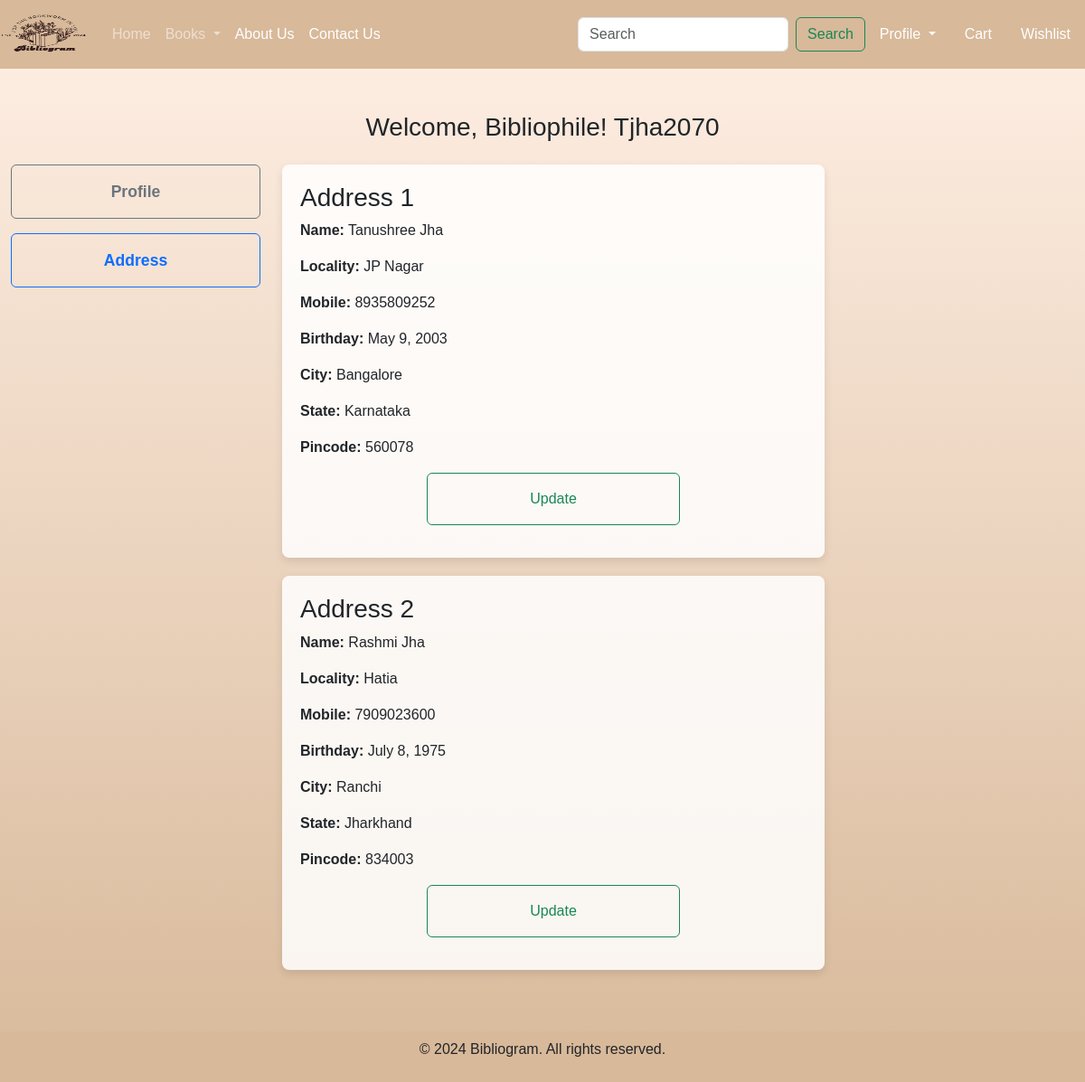
The page /address/ (signed in) on the database its author committed.
### app/models.py (models this page shows, shortened)
class Customer(models.Model):
    user = models.ForeignKey(User, on_delete=models.CASCADE)
    name = models.CharField(max_length=200)
    birthday = models.DateField(null=True, blank=True)
    locality = models.CharField(max_length=400)
    city = models.CharField(max_length=100)
    mobile = models.IntegerField(default=0)
    zipcode = models.IntegerField()
    state = models.CharField(choices=STATE_CHOICES, max_length=100)

### app/views.py (the view)
# urls.py: path("address/",address, name='address'),
def address(request):
    totalitem = 0
    if request.user.is_authenticated:
        totalitem = len(Cart.objects.filter(user=request.user))
    add = Customer.objects.filter(user=request.user)
    return render(request, 'address.html', locals())

### app/templates/address.html (shortened to what this page needs)
{% extends 'base.html' %}
{% load static %}
{% block main-content %}
<div class="container my-5">
    <div class="row">
        <h3 class="mb-4 text-center">Welcome, Bibliophile! <span class="text-capitalize">{{ request.user }}</span></h3>
    </div>
    <div class="row">
        <div class="col-md-3">
            <ul class="sidebar-navigation">
                <li class="d-grid mb-3">
                    <a href="{% url 'profile' %}" class="btn btn-outline-secondary w-100 py-3 btn-profile">Profile</a>
                </li>
                <li class="d-grid">
                    <a href="{% url 'address' %}" class="btn btn-outline-primary w-100 py-3 btn-address">Address</a>
                </li>
            </ul>
        </div>
        <div class="col-md-8">
            <div class="row">
                {% for ad in add %}
                <div class="col-md-12">
                    <div class="profile-form-container">
                        <h3>Address {{forloop.counter}}</h3>
                        <p><strong>Name:</strong> {{ad.name}}</p>
                        <p><strong>Locality:</strong> {{ad.locality}}</p>
                        <p><strong>Mobile:</strong> {{ad.mobile}}</p>
                        <p><strong>Birthday:</strong> {{ad.birthday}}</p>
                        <p><strong>City:</strong> {{ad.city}}</p>
                        <p><strong>State:</strong> {{ad.state}}</p>
                        <p><strong>Pincode:</strong> {{ad.zipcode}}</p>
                        <p class="text-center"><a href="{% url 'UpdateAddress' pk=ad.id %}" type="button" class="btn btn-outline-success w-50 py-3">Update</a> </p>
                    </div>
                </div>
                {% endfor %}
            </div>
        </div>
    </div>
</div>
{% endblock main-content %}

### app/templates/base.html (shortened to what this page needs)
<!DOCTYPE html>
{% load static %}
<html lang="en">
    <head>
        <link href="https://cdn.jsdelivr.net/npm/bootstrap@5.3.3/dist/css/bootstrap.min.css" rel="stylesheet">
        <link href="https://cdnjs.cloudflare.com/ajax/libs/font-awesome/6.0.0-beta3/css/all.min.css" rel="stylesheet">
        <link rel="stylesheet" href="{% static 'app/css/owl.carousel.min.css' %}" />
        <link rel="stylesheet" href="{% static 'app/css/all.min.css' %}" />
        <link rel="stylesheet" href="{% static 'app/css/style.css' %}" />
    </head>
    <body>
        <nav class="navbar navbar-expand-lg navbar-dark" style="background-color: #D8B99A;">
            <a class="navbar-brand" href="#">
                <img src="{% static 'app/images/logo.png' %}" width="100" height="50" alt="Logo"/>
            </a>
            <div class="collapse navbar-collapse" id="navbarSupportedContent">
                <ul class="navbar-nav me-auto">
                    {% if request.user.is_authenticated %}
                    <li class="nav-item active">
                        <a class="nav-link" href="{% url 'home' %}">Home <span class="visually-hidden">(current)</span></a>
                    </li>
                    <li class="nav-item dropdown" style="background-color: #D8B99A;">
                        <a class="nav-link dropdown-toggle" href="#" id="navbarDropdown" role="button" data-bs-toggle="dropdown" aria-haspopup="true" aria-expanded="false">
                            Books
                        </a>
                    </li>
                    <li class="nav-item">
                        <a class="nav-link text-white" href="{% url 'about' %}">About Us</a>
                    </li>
                    <li class="nav-item">
                        <a class="nav-link text-white" href="{% url 'contact' %}">Contact Us</a>
                    </li>
                </ul>
                <form class="d-flex ms-auto" role="search" action="/search">
                    <input class="form-control me-2" type="search" placeholder="Search" name="search" aria-label="Search">
                    <button class="btn btn-outline-success" type="submit">Search</button>
                </form>
            </div>
            <ul class="navbar-nav me-auto mb-2 mb-lg-0">
                <li class="nav-item dropdown mx-2">
                    <a class="nav-link dropdown-toggle text-white" href="#" id="profileDropdown" role="button" data-bs-toggle="dropdown" aria-expanded="false">
                        Profile
                    </a>
                </li>
                <li class="nav-item mx-2">
                    <a href="{% url 'showcart' %}" class="nav-link text-white">Cart</a>
                </li>
                <li class="nav-item mx-2">
                    <a href="{% url 'wishlist' %}" class="nav-link text-white">Wishlist </a>
                </li>
                {% else %}
                <li class="nav-item mx-2">
                    <a href="{% url 'login' %}" class="nav-link text-white">Login </a>
                </li><li class="nav-item mx-2">
                    <a href="{% url 'customerregistration' %}" class="nav-link text-white">Registration </a>
                </li>
                {% endif %}
            </ul>
        </nav>
        {% block main-content %}{% endblock main-content %}
        <footer class="container-fluid fixed text-center p-2 mt-20" style="background-color: #D8B99A;">
            <p>&copy; 2024 Bibliogram. All rights reserved.</p>
        </footer>
    </body>
</html>

### app/static/app/css/style.css (style rules this page uses)
* { margin: 0; padding: 0; box-sizing: border-box; }
body { background: linear-gradient(135deg, #D8B99A 20%, #F4E1D2 60%, #E0C4A1 100%); font-family: 'Arial', sans-serif; background-size: 400% 400%; animation: gradientFlow 8s ease infinite; }
.container { max-width: 1200px; margin: 0 auto; }

### app/templates/address.html (style rules this page uses)
body { height: 100%; margin: 0; padding: 0; background: linear-gradient(180deg, #FFF0E5, #D8B99A) !important; background-attachment: fixed; }
.profile-form-container { background-color: rgba(255, 255, 255, 0.85); padding: 20px; border-radius: 8px; box-shadow: 0 4px 10px rgba(0, 0, 0, 0.1); margin-bottom: 20px; width: 100%; max-width: 600px; }
.sidebar-navigation { list-style: none; padding-left: 0; }
.sidebar-navigation li { margin-bottom: 15px; }
.btn-profile, .btn-address { font-size: 1.1rem; font-weight: 600; transition: all 0.3s ease; }

### rows shown on the page
Customer: name "Tanushree Jha", locality "JP Nagar", mobile "8935809252", birthday "May 9, 2003", city "Bangalore", state "Karnataka", zipcode "560078"
Customer: name "Rashmi Jha", locality "Hatia", mobile "7909023600", birthday "July 8, 1975", city "Ranchi", state "Jharkhand", zipcode "834003"

### other values the page prints
{{ request.user }} "Tjha2070"
